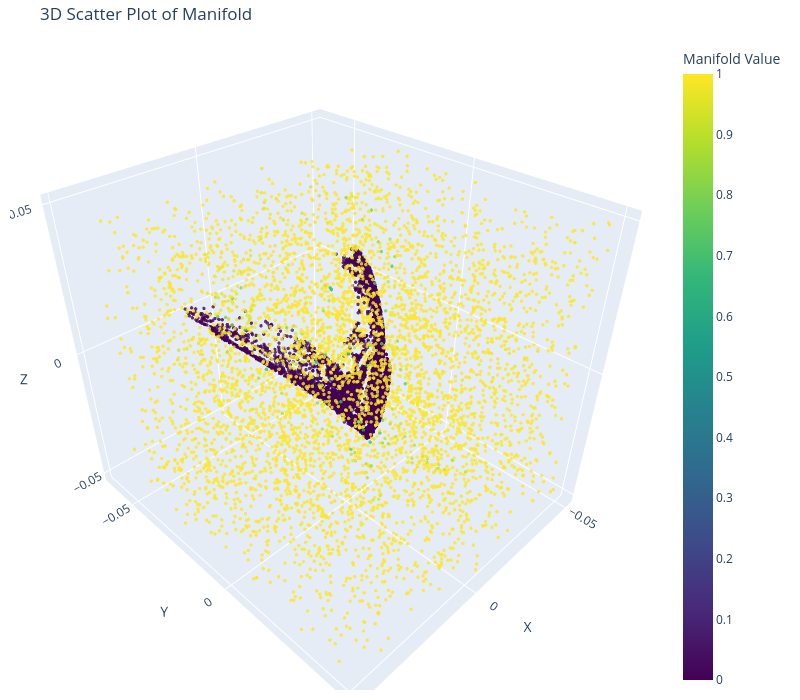

Write notebook code for a chart like this one.
### Code cell
Manifold_on = manifold(torch.from_numpy(target))
Manifold_off = manifold(pts_off)

print(Manifold_on.mean())
print(Manifold_off.mean())

All_pts = np.append(target, ptsClound, axis = 0)
manifold_value = np.append(Manifold_on.detach().numpy(),Manifold_off.detach().numpy(), axis = 0)

fig = go.Figure()

# Add scatter plot for the points with color mapping
fig.add_trace(go.Scatter3d(
    x=All_pts[:, 0], 
    y=All_pts[:, 1], 
    z=All_pts[:, 2], 
    mode='markers',
    marker=dict(
        size=2,  # Increase size slightly for visibility
        color=manifold_value[:,0],  # Use manifold_value for color mapping
        colorscale='Viridis',  # Change this to your preferred color scale (e.g., 'Jet', 'Plasma', etc.)
        colorbar=dict(title='Manifold Value'),  # Add a colorbar
        opacity=0.8
    )
))

# Update layout
fig.update_layout(
    title="3D Scatter Plot of Manifold",
    scene=dict(
        xaxis_title="X",
        yaxis_title="Y",
        zaxis_title="Z",
    ),
    width=800,
    height=700,
    margin=dict(l=10, r=10, b=10, t=40),
    # paper_bgcolor="white",
    # plot_bgcolor="lightgrey"
)

# Show the interactive plot
fig.show()

### Figure 1 — Plotly figure (JSON) as saved in the notebook; plotly's stock layout.template omitted (floating-point values rounded to 4 significant figures; data arrays with more than 128 entries replaced by an {"elided": "..."} marker saying what was removed)
{"data": [{"marker": {"color": {"elided": "21645 float values"}, "colorbar": {"title": {"text": "Manifold Value"}}, "colorscale": [[0, "#440154"], [0.1111, "#482878"], [0.2222, "#3e4989"], [0.3333, "#31688e"], [0.4444, "#26828e"], [0.5556, "#1f9e89"], [0.6667, "#35b779"], [0.7778, "#6ece58"], [0.8889, "#b5de2b"], [1, "#fde725"]], "opacity": 0.8, "size": 2}, "mode": "markers", "type": "scatter3d", "x": {"elided": "21645 float values"}, "y": {"elided": "21645 float values"}, "z": {"elided": "21645 float values"}}], "layout": {"height": 700, "margin": {"b": 10, "l": 10, "r": 10, "t": 40}, "scene": {"aspectmode": "auto", "aspectratio": {"x": 0.9573, "y": 1.091, "z": 0.9573}, "xaxis": {"title": {"text": "X"}, "type": "linear"}, "yaxis": {"title": {"text": "Y"}, "type": "linear"}, "zaxis": {"title": {"text": "Z"}, "type": "linear"}}, "title": {"text": "3D Scatter Plot of Manifold"}, "width": 800}}
